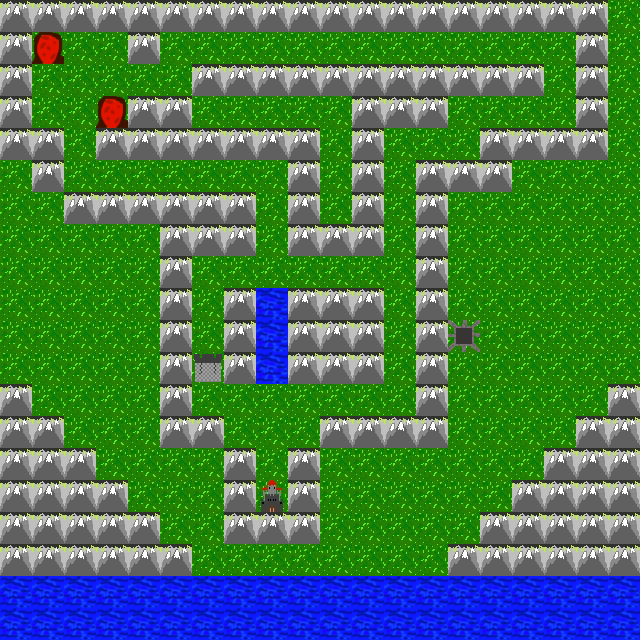

A 2D game scene composited from a Tiled map and its tileset images. What follows is a short description and the map's XML, with every tile layer's data as written:
An orthogonal 20x20 tile map with 32x32 px tiles, 1 tile layer (Слой тайлов 1).

<map version="1.2" tiledversion="1.2.0" orientation="orthogonal" renderorder="left-up" width="20" height="20" tilewidth="32" tileheight="32" infinite="0" nextlayerid="2" nextobjectid="1">
 <tileset firstgid="1" source="tilesets/tower_defence_1.tsx" />
 <layer id="1" name="Слой тайлов 1" width="20" height="20">
  <data encoding="csv">
4,4,4,4,4,4,4,4,4,4,4,4,4,4,4,4,4,4,4,2,
4,22,2,2,4,2,2,2,2,2,2,2,2,2,2,2,2,2,4,2,
4,2,2,2,2,2,4,4,4,4,4,4,4,4,4,4,4,2,4,2,
4,2,2,22,4,4,2,2,2,2,2,4,4,4,2,2,2,2,4,2,
4,4,2,4,4,4,4,4,4,4,2,4,2,2,2,4,4,4,4,2,
2,4,2,2,2,2,2,2,2,4,2,4,2,4,4,4,2,2,2,2,
2,2,4,4,4,4,4,4,2,4,2,4,2,4,2,2,2,2,2,2,
2,2,2,2,2,4,4,4,2,4,4,4,2,4,2,2,2,2,2,2,
2,2,2,2,2,4,2,2,2,2,2,2,2,4,2,2,2,2,2,2,
2,2,2,2,2,4,2,4,3,4,4,4,2,4,2,2,2,2,2,2,
2,2,2,2,2,4,2,4,3,4,4,4,2,4,13,2,2,2,2,2,
2,2,2,2,2,4,12,4,3,4,4,4,2,4,2,2,2,2,2,2,
4,2,2,2,2,4,2,2,2,2,2,2,2,4,2,2,2,2,2,4,
4,4,2,2,2,4,4,2,2,2,4,4,4,4,2,2,2,2,4,4,
4,4,4,2,2,2,2,4,2,4,2,2,2,2,2,2,2,4,4,4,
4,4,4,4,2,2,2,4,14,4,2,2,2,2,2,2,4,4,4,4,
4,4,4,4,4,2,2,4,4,4,2,2,2,2,2,4,4,4,4,4,
4,4,4,4,4,4,2,2,2,2,2,2,2,2,4,4,4,4,4,4,
3,3,3,3,3,3,3,3,3,3,3,3,3,3,3,3,3,3,3,3,
3,3,3,3,3,3,3,3,3,3,3,3,3,3,3,3,3,3,3,3
</data>
 </layer>
</map>
